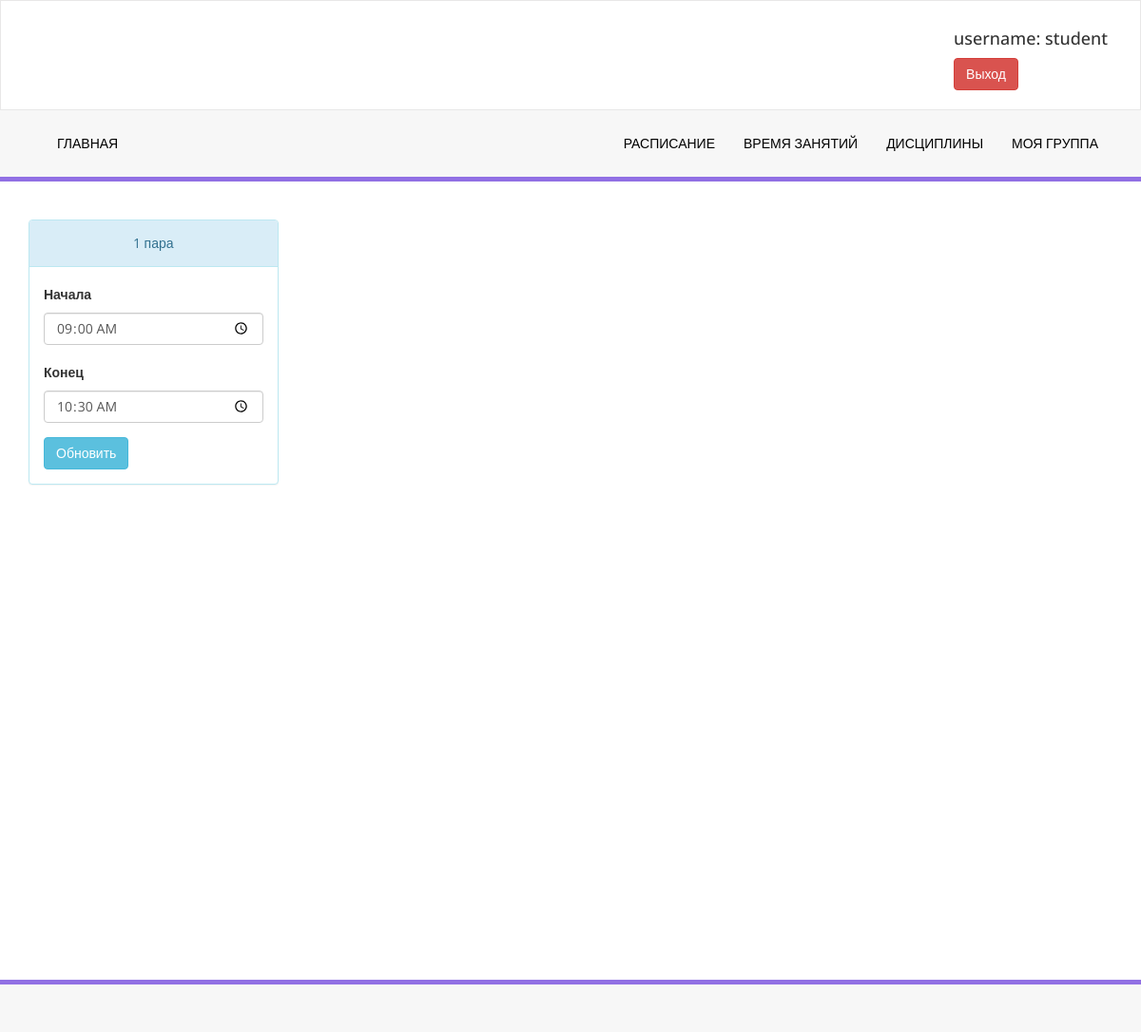
/lesson/time/update/ (signed in), run on the app's committed database.
### Lesson/models.py (models this page shows, shortened)
class LessonTime(models.Model):
    number = models.IntegerField(validators=[MaxValueValidator(10), MinValueValidator(1)], unique=True)
    start = models.TimeField()
    end = models.TimeField()

### Lesson/views.py (the view)
# urls.py: path('time/update/', views.LessonsTimeUpdateView.as_view(), name='time_update'),
class LessonsTimeUpdateView(LoginRequiredMixin, generic.ListView):
    template_name = 'lesson/update/time.html'
    model = LessonTime
    ordering = "number"

### templates/lesson/update/time.html (shortened to what this page needs)
{% extends 'base.html' %}
{% block content %}
    <div class="row">
        {% for time in lessontime_list %}
            <div class="col-md-3 col-sm-6 col-xs-12">
                <div class="panel panel-info">
                    <div class="panel-heading text-center">
                        {{ time.number }} пара
                    </div>
                    <div class="panel-body">
                            <div class="form-group">
                                <label>Начала</label>
                                <input id="time_start_{{ time.id }}" class="form-control" type="time" value="{{ time.start.isoformat }}"/>
                            </div>
                            <div class="form-group">
                                <label>Конец</label>
                                <input id="time_end_{{ time.id }}" class="form-control" type="time" value="{{ time.end.isoformat }}"/>
                            </div>
                        <button id="update_time_{{ time.id }}" class="btn btn-info" onclick="put({{ time.id }})" data-url="{% url 'api_v1:lesson_time' time.id %}">Обновить</button>
                    </div>
                </div>
            </div>
        {% endfor %}
    </div>
{% endblock %}

### templates/base.html (shortened to what this page needs)
{% load static %}
<!DOCTYPE html>
<html>
<head>
    <link href='{% static 'js/fullcalendar-5.3.2/lib/main.css' %}' rel='stylesheet'/>
    <link rel="stylesheet" href="//code.jquery.com/ui/1.12.1/themes/base/jquery-ui.css">
    <link rel="stylesheet" href="/resources/demos/style.css">
    <link href="{% static 'css/bootstrap.css' %}" rel="stylesheet"/>
    <link href="{% static 'css/font-awesome.css' %}" rel="stylesheet"/>
    <link href="{% static 'css/style.css' %}" rel="stylesheet"/>
    <link href="{% static 'js/dataTables/dataTables.bootstrap.css' %}" rel="stylesheet"/>
</head>
<body>
<div class="navbar navbar-inverse set-radius-zero">
    <div class="container">
        <div class="row">
            <div class="pull-right right-div">
                <h4> username: {{ request.user.username }} </h4>
                <a href="{% url 'logout' %}" class="btn btn-danger">Выход</a>
            </div>
        </div>
    </div>
</div>
<section class="menu-section">
    <div class="container">
        <div class="row ">
            <div class="col-md-12">
                <div class="navbar-collapse collapse ">
                    <ul id="menu-top" class="nav navbar-nav navbar-left">
                        <li><a id="nav-stream" href="/" class="">Главная</a></li>
                    </ul>
                    <ul id="menu-top" class="nav navbar-nav navbar-right">
                        <li><a id="nav-stream" href="{% url "calendar:list" %}" class="">Расписание</a></li>
                        <li><a id="nav-subs" href="{% url "lesson:time" %}">Время занятий</a></li>
                        <li><a id="nav-create" href="{% url 'lesson:info' %}">Дисциплины</a></li>
                        {% if request.user.profile.level == "Student" %}
                            <li><a id="nav-create" href="{% url 'profile:group_list' %}">Моя группа</a></li>
                        {% else %}
                            <li><a id="nav-create" href="{% url 'profile:group_list' %}">Группы</a></li>
                        {% endif %}
                    </ul>
                </div>
            </div>
        </div>
    </div>
</section>
<div class="content-wrapper">
    <div class="container">
        {% block content %}
        {% endblock %}
    </div>
</div>
<section class="footer-section">
</section>
</body>
</html>

### static/css/style.css (style rules this page uses)
.set-radius-zero { border-radius:0px; -moz-border-radius:0px; -webkit-border-radius:0px; }
.content-wrapper { margin-top: 40px; min-height:800px; padding-bottom:90px; }
.right-div { float: right; padding: 20px; }
#menu-top a { color:#000; text-decoration:none; font-weight:500; padding: 25px 15px 25px 15px; text-transform:uppercase; }
.menu-section { background-color: #f7f7f7; border-bottom:5px solid #9170E4; width:100% }
.navbar-inverse { background-color: #FFF; border-color: rgba(155, 153, 153, 0.23); }
.navbar { min-height: 90px; margin-bottom: 0px; }
.footer-section { padding:25px 50px 25px 50px; color:#000; font-size:13px; background-color: #f7f7f7; text-align:right; border-top:5px solid #9170E4; }

### data on the page
LessonTime: number "1", start "09:00:00", end "10:30:00"

### other printed values
{{ request.user.username }} "student"
